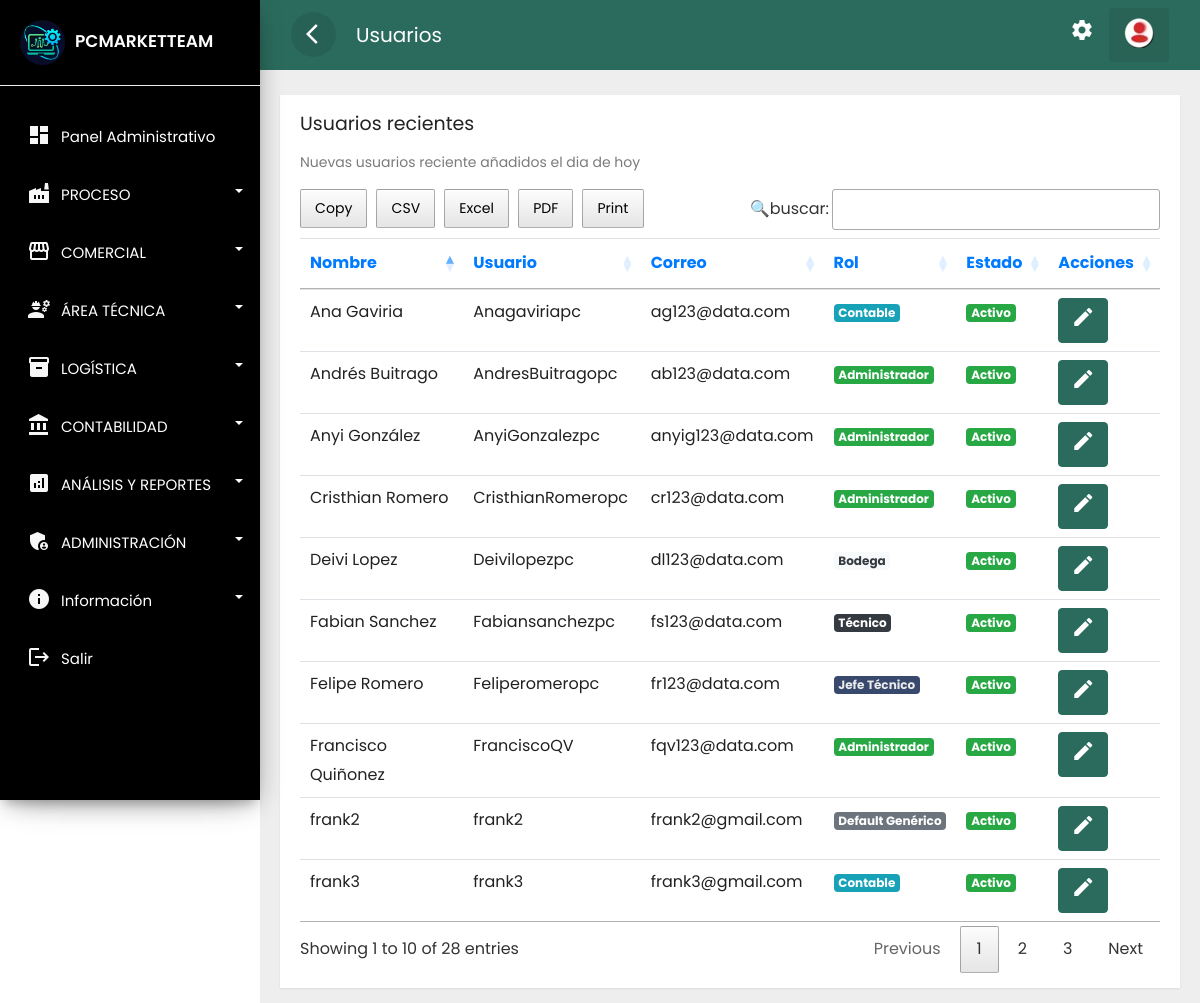
Page /usuario/mostrar.php (signed in) on the earlier database version.
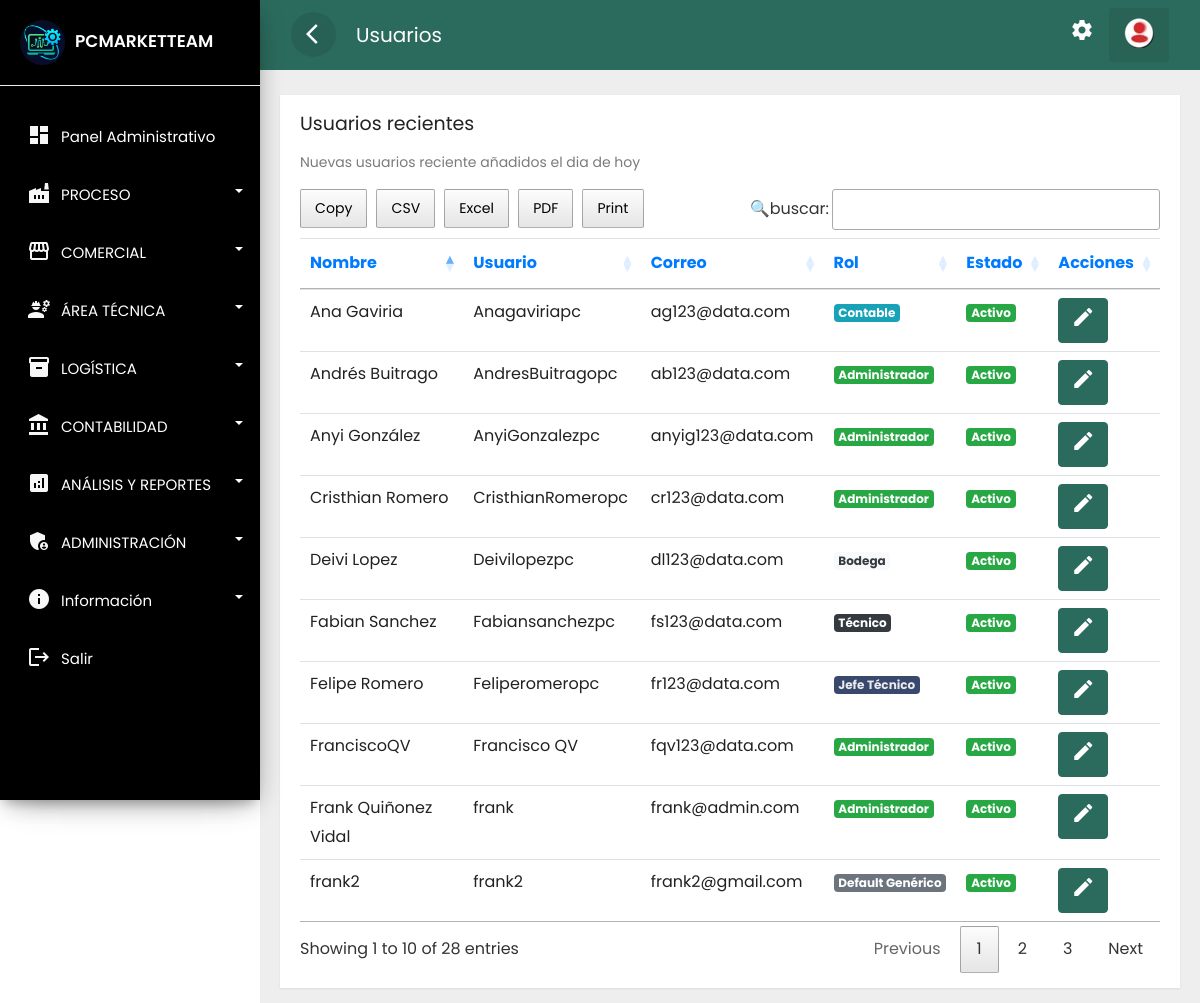
Same page on the later database version.
### tables this page shows
CREATE TABLE `usuarios` (
  `id` int NOT NULL,
  `nombre` varchar(30) NOT NULL,
  `usuario` varchar(45) NOT NULL,
  `correo` varchar(30) NOT NULL,
  `clave` text NOT NULL,
  `rol` char(1) NOT NULL,
  `foto` text,
  `estado` char(1) NOT NULL,
  `fere` timestamp NOT NULL DEFAULT CURRENT_TIMESTAMP,
  `idsede` varchar(25) DEFAULT NULL
);

### public_html/usuario/mostrar.php (the view, shortened to what this page needs)
<?php if(isset($_SESSION['id'])) { ?>
<!doctype html>
<html lang="es">
<head>
    <link rel="stylesheet" href="../assets/css/bootstrap.min.css">
    <link rel="stylesheet" href="../assets/css/custom.css">
    <link rel="stylesheet" href="../assets/css/loader.css">
    <link rel="stylesheet" type="text/css" href="../assets/css/datatable.css">
    <link rel="stylesheet" type="text/css" href="../assets/css/buttonsdataTables.css">
    <link rel="stylesheet" type="text/css" href="../assets/css/font.css">
</head>
<body>
    <div class="wrapper">
        <?php    include_once '../layouts/nav.php';  include_once '../layouts/menu_data.php';    ?>
        <nav id="sidebar">
            <div class="sidebar-header">
                <h3><img src="../assets/img/favicon.webp" class="img-fluid"><span>PCMARKETTEAM</span></h3>
            </div>
            <?php renderMenu($menu); ?>
        </nav>
        <div id="content">
            <div class="top-navbar">
                <nav class="navbar navbar-expand-lg">
                    <div class="container-fluid">
                        <button type="button" id="sidebarCollapse" class="d-xl-block d-lg-block d-md-mone d-none">
                            <span class="material-icons">arrow_back_ios</span>
                        </button>
                        <a class="navbar-brand" href="#"> Usuarios </a>
                        <div class="collapse navbar-collapse d-lg-block d-xl-block d-sm-none d-md-none d-none"
                            id="navbarSupportedContent">
                            <ul class="nav navbar-nav ml-auto">
                                <li class="nav-item">
                                    <a class="nav-link" href="../cuenta/configuracion.php">
                                        <span class="material-icons">settings</span>
                                    </a>
                                </li>
                                <li class="dropdown nav-item active">
                                    <a href="#" class="nav-link" data-toggle="dropdown">
                                        <img src="../assets/img/reere.webp">
                                    </a>
                                </li>
                            </ul>
                        </div>
                    </div>
                </nav>
            </div>
            <div class="main-content">
                <div class="row ">
                    <div class="col-lg-12 col-md-12">
                        <div class="card" style="min-height: 485px">
                            <div class="card-header card-header-text">
                                <h4 class="card-title">Usuarios recientes</h4>
                                <p class="category">Nuevas usuarios reciente añadidos el dia de hoy</p>
                            </div>
                            <div class="card-content table-responsive">
                                <?php
                require '../../config/ctconex.php';
                $sentencia = $connect->prepare("SELECT * FROM usuarios order BY id DESC;");
                $sentencia->execute();
                $data =  array();
                if($sentencia){
                while($r = $sentencia->fetchObject()){
                $data[] = $r;
                }
                }
                ?>
                                <?php if(count($data)>0):?>
                                <table class="table table-hover" id="example">
                                    <thead class="text-primary">
                                        <tr>
                                            <th>Nombre</th>
                                            <th>Usuario</th>
                                            <th>Correo</th>
                                            <th>Rol</th>
                                            <th>Estado</th>
                                            <th>Acciones</th>
                                        </tr>
                                    </thead>
                                    <tbody>
                                        <?php foreach($data as $g):?>
                                        <tr>
                                            <td><?php echo  $g->nombre; ?></td>
                                            <td><?php echo  $g->usuario; ?></td>
                                            <td><?php echo  $g->correo; ?></td>
                                            <td>
                                                <?php if ($g->rol == '1') { ?>
                                                <span class="badge badge-success">Administrador</span>
                                                <?php } elseif ($g->rol == '2') { ?>
                                                <span class="badge badge-secondary">Default Genérico</span>
                                                <?php } elseif ($g->rol == '3') { ?>
                                                <span class="badge badge-info">Contable</span>
                                                <?php } elseif ($g->rol == '4') { ?>
                                                <span class="badge badge-primary">Comercial</span>
                                                <?php } elseif ($g->rol == '5') { ?>
                                                <span class="badge badge-warning">Jefe Técnico</span>
                                                <?php } elseif ($g->rol == '6') { ?>
                                                <span class="badge badge-dark">Técnico</span>
                                                <?php } elseif ($g->rol == '7') { ?>
                                                <span class="badge badge-light text-dark">Bodega</span>
                                                <?php } else { ?>
                                                <span class="badge badge-danger">null</span>
                                                <?php } ?>
                                            </td>
                                            <td><?php    if($g->estado =='1')  { ?>
                                                <span class="badge badge-success">Activo</span>
                                                <?php  }   else {?>
                                                <span class="badge badge-danger">Inactivo</span>
                                                <?php  } ?>
                                            </td>
                                            <td>
                                                <?php    if($g->estado =='1')  { ?>
                                                <a class="btn btn-warning text-white"
                                                    href="../usuario/actualizar.php?id=<?php echo  $g->id; ?>"><i
                                                        class='material-icons' data-toggle='tooltip'
                                                        title='editar'>edit</i></a>
                                                <?php  } ?>
                                            </td>
                                        </tr>
                                        <?php endforeach; ?>
                                    </tbody>
                                </table>
                                <?php endif; ?>
                            </div>
                        </div>
                    </div>
                </div>
            </div>
        </div>
    </div>
</body>
</html>
<?php }else{
header('../error404.php');
} ?>

### public_html/layouts/nav.php
<?php
function getInlineStyle($class, $label = '') {
    $styles = [
        'style-triage1' => ['#e74c3c', '#c0392b', 'rgba(231,76,60,0.3)'],
        'style-control-calidad' => ['#b6b059', 'rgb(222, 217, 50)', 'rgba(255, 234, 5, 0.3)'],
        'style-mantenimiento' => ['#1abc9c', '#16a085', 'rgba(26,188,156,0.3)'],
        'style-electrico' => ['#3498db', '#2980b9', 'rgba(52,152,219,0.3)'],
        'style-estetico' => ['#2c3e50', '#34495e', 'rgba(44,62,80,0.3)'],
        'business' => ['#27ae60', '#229954', 'rgba(39,174,96,0.3)'],
        'style-triage2' => ['#f39c12', '#e67e22', 'rgba(243,156,18,0.3)'],
    ];
    if (isset($styles[$class])) {
        [$from, $to, $shadow] = $styles[$class];
        return sprintf(
            'style="background: linear-gradient(135deg, %s 0%%, %s 100%%); color: white; box-shadow: 0 4px 15px %s; transition: all 0.3s ease;"',
            $from, $to, $shadow
        );
    }
    return '';
}
function renderMenu($items) {
    echo '<ul class="list-unstyled components">';
    foreach ($items as $item) {
        $class = $item['class'] ?? '';
        $label = $item['label'] ?? '';
        $style = getInlineStyle($class, $label);
        $url = $item['url'] ?? '#';
        $icon = isset($item['icon']) ? "<i class=\"material-icons\">{$item['icon']}</i>" : '';
        if (isset($item['children'])) {
            $id = $item['id'] ?? 'menu_' . uniqid();
            echo "<li class=\"dropdown\">
                    <a href=\"{$url}\" data-toggle=\"collapse\" data-target=\"#{$id}\" aria-expanded=\"false\" class=\"dropdown-toggle {$class}\" data-debug=\"{$class}\"{$style}>
                        {$icon}<span>{$label}</span>
                    </a>
                    <ul class=\"collapse list-unstyled menu\" id=\"{$id}\">";
            renderMenu($item['children']);
            echo '</ul></li>';
        } else {
            $disabled = (!empty($item['disabled']) && $item['disabled']) ? 'disabled' : '';
            echo "<li class=\"{$disabled}\">
                    <a href=\"{$url}\" class=\"{$class}\" data-debug=\"{$class}\"{$style}>
                        {$icon}<span>{$label}</span>
                    </a>
                </li>";
        }
    }
    echo '</ul>';
}
?>

### public_html/assets/css/custom.css (style rules this page uses)
body, html { line-height: 1.8; font-family: 'Poppins', sans-serif; color: #555e58; text-transform:none; text-rendering: optimizeLegibility !important; -webkit-font-smoothing: antialiased !important; font-weight: 400; margin:0px; padding:0px; }
h1, h2, h3, h4, h5, h6, .h1, .h2, .h3, .h4 { font-weight: 400; line-height: 1.5em; }
p { font-size: 15px; margin: 12px 0 0; line-height: 24px; }
a { color: #333; font-weight: 400; }
button { cursor:pointer; }
ul, ol { padding: 0; margin:0px; list-style: none; }
a, a:hover, a:focus { color: #333; text-decoration: none; transition: all 0.3s; }
.material-icons { font-family: 'Material Icons'; font-weight: normal; font-style: normal; font-size: 24px; display: inline-block; line-height: 1; text-transform: none; letter-spacing: normal; word-wrap: normal; white-space: nowrap; direction: ltr; -webkit-font-smoothing: antialiased; text-rendering: optimizeLegibility; -moz-osx-font-smoothing: grayscale; font-feature-settings: 'liga'; }
.wrapper { position: relative; width:100%; overflow:auto; }
#sidebar { position:fixed; height:100vh!important; top: 0; bottom: 0; left: 0; z-index:11; width: 260px; overflow:auto; transition:all 0.3s ; background: black; box-shadow: 0 10px 30px -12px rgb(0 0 0 / 42%), 0 4px 25px 0px rgb(0 0 0 / 12%), 0 8px 10px -5px rgb(0 0 0 / 20%); }
#sidebar .sidebar-header { padding:20px; background-color:black; border-bottom:1px solid #eee; }
.sidebar-header h3 { color:white; font-size:17px; margin:0px; text-transform:none; transition:all 0.5s ease; font-weight:600; }
.sidebar-header h3 img { width:45px; margin-right:10px; }
#sidebar ul li { padding:2px 7px; }
.dropdown-toggle::after { position: absolute; right: 10px; top: 23px; }
#sidebar ul.components { padding: 20px 0; }
#sidebar ul li a { padding: 10px; line-height: 30px; border-radius:5px; font-size: 15px; position:relative; font-weight: 400; display: block; color: white; }
#sidebar ul li a span { text-transform:none; display:inline-block; color: white; }
#sidebar ul li a i { position: relative; margin-right: 10px; top: 5px; color: #f7f7f7; margin-left: 10px; }
#content { position: relative; transition: all 0.3s; background-color: #EEEEEE; }
.top-navbar { width:100%; z-index:9; position:relative; }
.main-content { padding:10px 20px 0px 20px; position: relative; width: 100%; }
.navbar { background-color: #2B6B5D; color: #FFFFFF; }
.navbar-brand { color: #FFFFFF; }
.navbar button { background-color:transparent; border:none; }
.navbar button span { color:#fff; }
#sidebarCollapse { border-radius:50%; width:45px; height:45px; text-align:center; line-height:45px; margin-right:20px; border:none; color: #FFFFFF; background-color: rgba(0, 0, 0, 0.09); }
#sidebarCollapse span { margin: 9px; padding: 0px; }
.navbar-nav > li.active { color: #FFFFFF; border-radius:4px; background-color: rgba(0, 0, 0, 0.08); }
.navbar-nav > li > a { color: #FFFFFF; }
.navbar-nav li a { position: relative; display: block; padding: 10px 15px!important; }
.card { margin: 10px 0; }
.card { border-radius: 0px!important; }
.card { display: inline-block; position: relative; border:none!important; width: 100%; margin:15px 0; box-shadow: 0 1px 2px rgb(0 0 0 / 8%); border-radius: 6px; color: rgba(0,0,0, 0.87); background: #fff; }
.card .card-header { padding: 15px 20px 0; z-index: 3; background-color:#fff!important; border-bottom:none; }
.card .card-content { padding: 15px 20px; position: relative; }
.card .category:not([class*="text-"]) { color: #7b7b7b; font-size: 14px; font-weight: 400; }
.card .card-title:not(.card-calendar .card-title) { margin-top: 0; margin-bottom: 5px; }
.card .card-header-text h4 { margin-top: 0; margin-bottom: 3px; font-size:19px; font-weight: 400; color: #222222; text-decoration: none; }
.table > thead > tr > th { border-bottom-width: 1px; font-size: 16px; font-weight: 400; }
@media only screen and (min-width:992px) { #content { width: calc(100% - 260px); position: relative; float: right; transition: all 0.3s; background-color: #EEEEEE; } }

Differences in the rows shown:
no longer on this page (row unchanged): usuarios: nombre "frank3", usuario "frank3", correo "frank3@gmail.com", rol "Contable", estado "Activo"
changed usuarios "FranciscoQV": nombre "Francisco Quiñonez" → "FranciscoQV"; usuario "FranciscoQV" → "Francisco QV"
now on this page (row edited): usuarios: nombre "Frank Quiñonez Vidal", usuario "frank", correo "frank@admin.com", rol "Administrador", estado "Activo"
